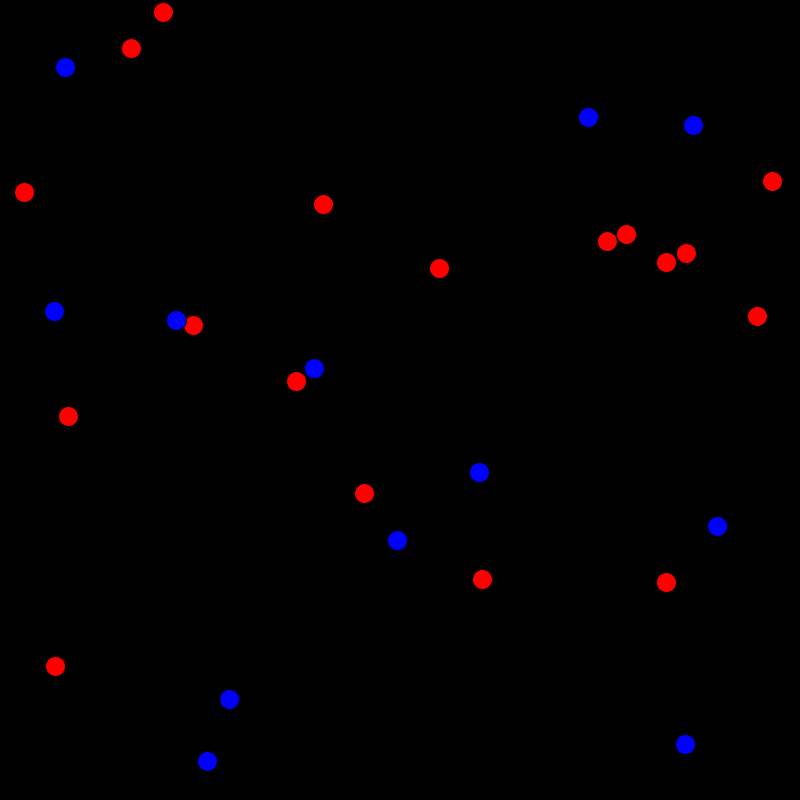
Frame 1 (no input)
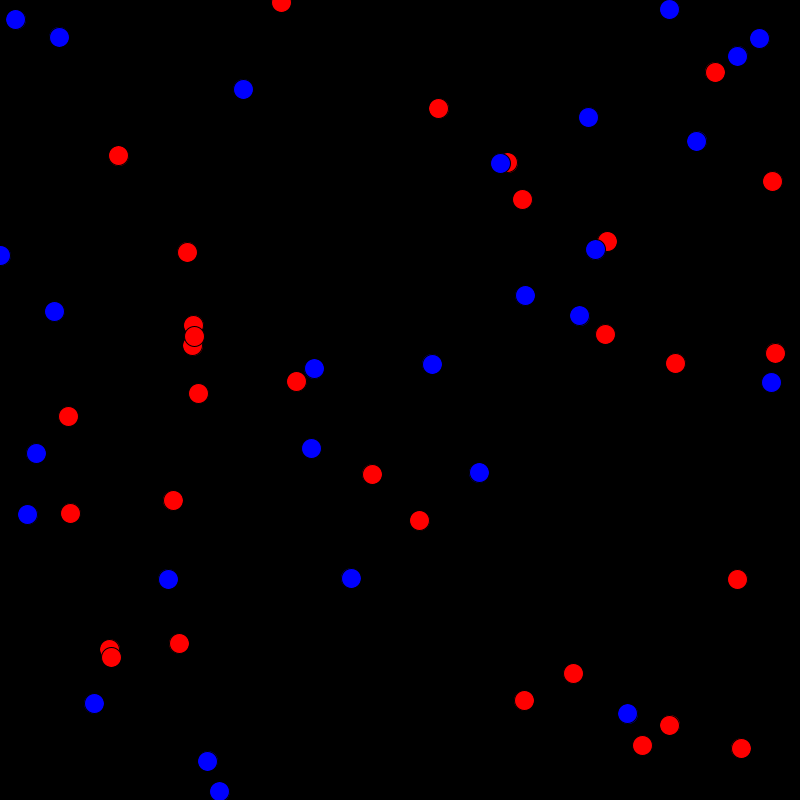
Frame 60 (the mouse pressed at the canvas centre just before this capture)
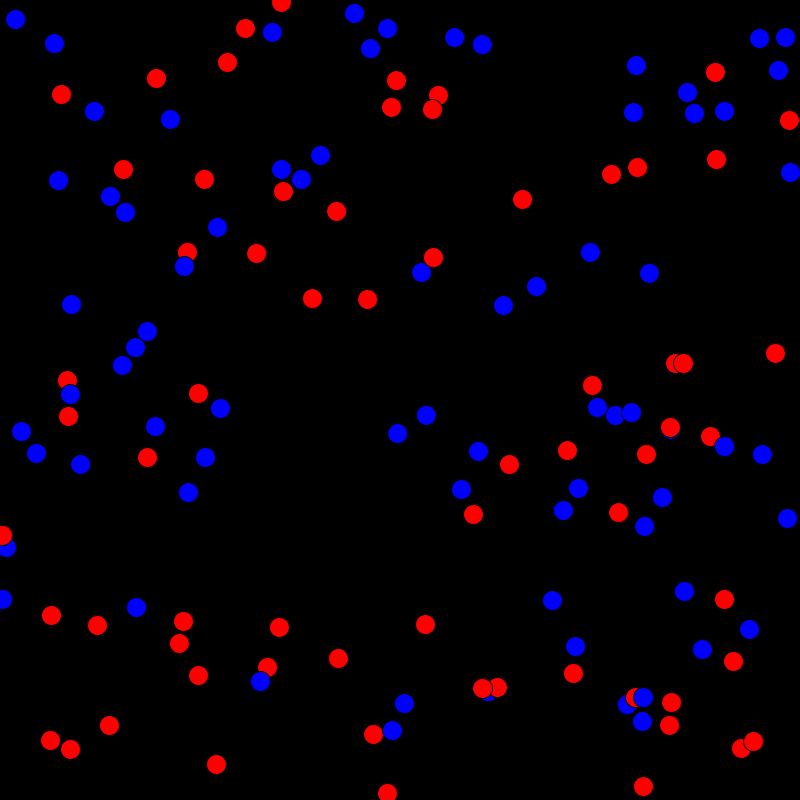
Frame 120 (the mouse held since frame 60 and released just before this capture)

The Processing sketch that drew these frames (run headless with seeded random() and noise(); from frame 60 on, the mouse is pressed at the canvas centre):

// Processing sketch: sketch_220726a
// ── sketch_220726a.pde

int male = 0;
int female = 0;
int total = 30;
int food = 1000;

ArrayList<Rabbit> A = new ArrayList<Rabbit>();

int count = 0;

void setup(){
 size(800,800);
 for(int i = 0;i<total;i++){
   Rabbit r = new Rabbit();
   if(r.type == 0){
    male++; 
   }
   else{
    female++; 
   }
   A.add(r);
 }
}

void draw(){
  if(count == 0){
    food += 40;
    background(0);
    ArrayList<Rabbit> D = new ArrayList<Rabbit>();
    for(Rabbit r : A){
      r.update();
      if(r.dead == 1){
        D.add(r);
      }
      r.draw();
    }
    
    for(Rabbit r : D){
     if(r.type == 0){
       male--;
     }
     else{
      female--; 
     }
     A.remove(r); 
    }
    food = max(0,food - A.size());
    if(food>0)
      produce();
  }
  count = (count + 1)%10;
}

void produce(){
  int val = min(male,female);
  for(int i = 0;i<val;i++){
   Rabbit r = new Rabbit();
   if(r.type == 1)
     female++;
   else
     male++;
   A.add(r);
  }
  
}

// ── Rabbit.pde
class Rabbit{
  int time;
  int type;
  int dead = 0;
  float deathTime = map(food,0,7,0,2000);
  float x,y;
  Rabbit(){
    time = 0;
    int k = int(random(2));
    //System.out.println(k);
    if(k == 1){
      type = 1;
    }
    else{
     type = 0;
    }
    x = random(0,width);
    y = random(0,height);
  }
  void update(){
    time++;
    if(time >= deathTime){
     this.dead = 1; 
    }
    int k = int(random(5));
    if(k == 1)
      this.dead = 1;
  }
  
  void draw(){
    if(this.type == 0){
       fill(255,0,0); 
    }
    else{
     fill(0,0,255); 
    }
    circle(x,y,20);
    
  }
  
  
}
